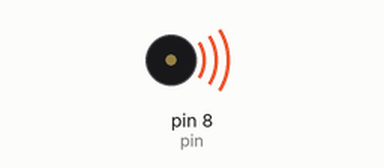
Recording of a sketch running on a simulated Arduino Uno, built with avr-gcc and run on an emulated ATmega328P. Shown: buzzer (waves = sounding).

Above: at 0.35 s.
At 3.8 s:
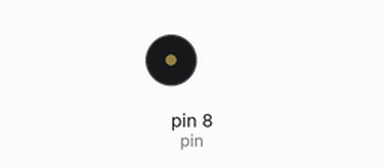
Timing chart, 0 to 12.6 s (numbered marks = the images above):
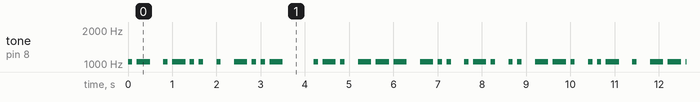

Measured:
- by itself, tone on pin 8 (pin): plays 1047 Hz for 0.10 s, 1047 Hz for 0.30 s, 1047 Hz for 0.10 s, 1047 Hz for 0.30 s, 1047 Hz for 0.10 s, 1047 Hz for 0.10 s … (342 notes in this stretch)

The sketch:

EX_2_ALEX_RODRIGUEZ_ZAFRA_.ino
```cpp
/******************************************************************************
**                                                                           **
**                              Morse                                        **
**                                                                           **
**                                                                           **
******************************************************************************/

//****** Includes *************************************************************

//****** Variables ************************************************************
const int pin = 8;   // pin for speaker

int note = 1047;
int velocitat = 10;

//****** Setup ****************************************************************
void setup()
{
}

//****** Loop *****************************************************************
void loop()
{
     //A
  punt();
ratlla();
   //Espai entre lletres
  espaiL();
   //L
  punt();
  ratlla();
  punt();
  punt();
  //Espai entre lletres
  espaiL();
   //E
  punt();
   //Espai entre lletres
  espaiL();
   //X
  ratlla();
  punt();
  punt();
  ratlla();


  //Espai entre paraules
  espaiP();

   //R
  punt();
  ratlla();
  punt();
   //Espai entre lletres
  espaiL();
   //O
ratlla();
ratlla();
ratlla();
   //Espai entre lletres
  espaiL();
   //D
ratlla();
  punt();
  punt();
   //Espai entre lletres
  espaiL();
   //R
  punt();
  ratlla();
  punt();
   //Espai entre lletres
  espaiL();
   //I
  punt();
  punt();
  //Espai entre lletres
  espaiL();
   //G
  ratlla();
  ratlla();
  punt();
   //Espai entre lletres
  espaiL();
 //U
  punt();
  punt();
  ratlla();
  //Espai entre lletres
  espaiL();
   //E
  punt();
  //Espai entre lletres
  espaiL();
    //Z
  ratlla();
  ratlla();
  punt();
  punt();
   //Espai entre lletres
  espaiL();


  //Espai entre paraules
  espaiP();

  //Z
  ratlla();
  ratlla();
  punt();
  punt();
   //Espai entre lletres
  espaiL();
  //A
  punt();
ratlla();
   //Espai entre lletres
  espaiL();
   //F
   punt();
   punt();
   ratlla();
   punt();
  //Espai entre lletres
  espaiL();
     //R
  punt();
  ratlla();
  punt();
   //Espai entre lletres
  espaiL();
   //A
  punt();
ratlla();


  //Espai entre paraules
  espaiP();
}

//****** Funcions *************************************************************
void punt()
{
  tone(pin, note, 1000/velocitat);
  delay(1000/velocitat);
  delay(1000/velocitat);
}

void ratlla()
{
  tone(pin, note, 3*(1000/velocitat));
  delay(3*(1000/velocitat));
  delay(1000/velocitat);
}

void espaiL()  //Espai entre lletres
{
  delay(2*(1000/velocitat));
}

void espaiP()  //Espai entre paraules
{
  delay(6*(1000/velocitat));
}
```
